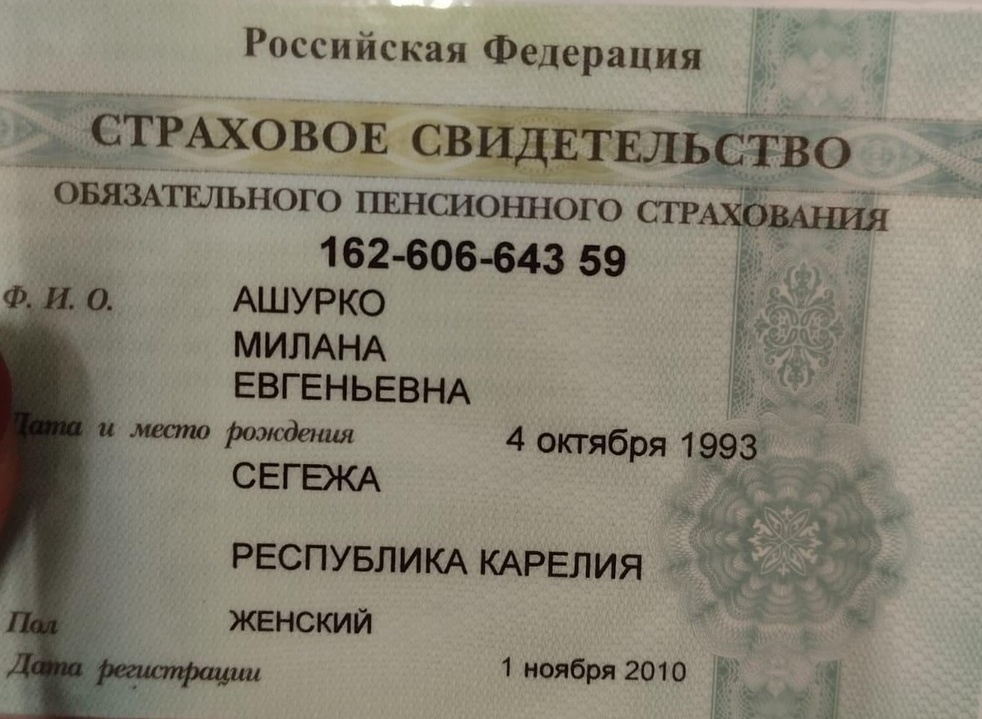
#> input picture SNILS.jpg, 982 x 719 px, shrunk from 1191 x 872 before the run
$ python main.py
#> lines starting #> are read from the running program, lines starting #| are printed output that depends on the picture; after the words box and inside, x2 and y2 are one past the last pixel; in counts of white or black regions, pixels touching at a corner belong together
import os
import cv2
import pytesseract
import re

# Указание правильного пути к папке с языковыми моделями
tessdata_dir = "/opt/homebrew/share/tessdata/"
os.environ["TESSDATA_PREFIX"] = tessdata_dir

# Путь к изображению (передается параметром)
image_path = "SNILS.jpg"

# Загрузка изображения
image = cv2.imread(image_path)
#> image is the input picture: shape (719, 982, 3); mean B, G, R 115.5, 130.5, 135.3

# Преобразование в черно-белый формат
gray_image = cv2.cvtColor(image, cv2.COLOR_BGR2GRAY)
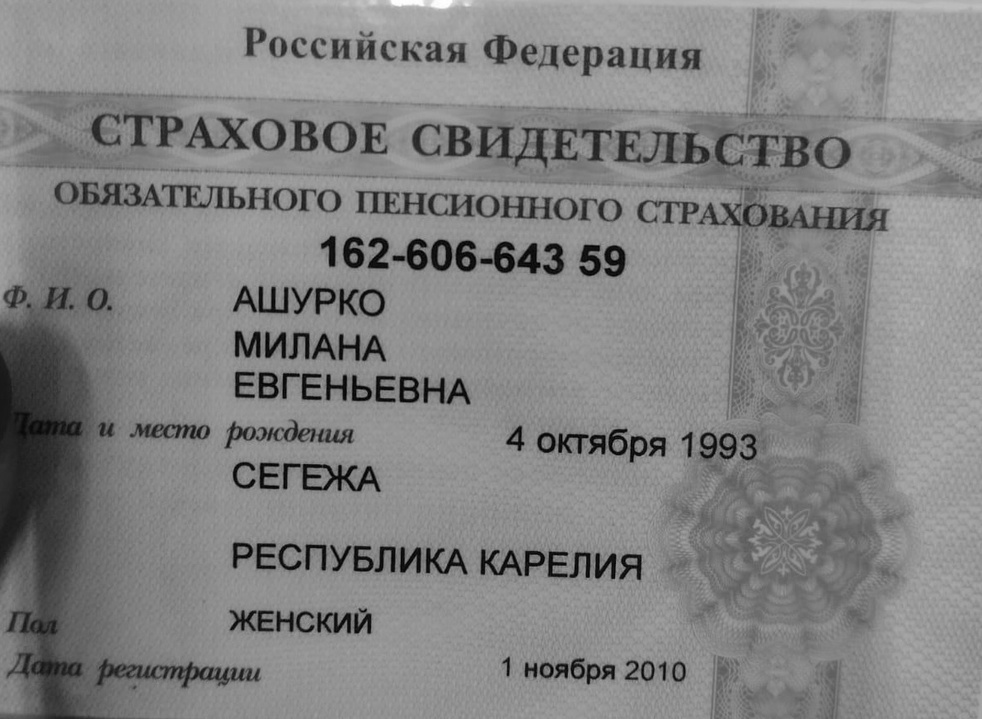
#> gray_image: shape (719, 982); min 1, max 255, mean 130.2

# Применение бинаризации Otsu для улучшения распознавания
_, binary_image = cv2.threshold(gray_image, 0, 255, cv2.THRESH_BINARY + cv2.THRESH_OTSU)
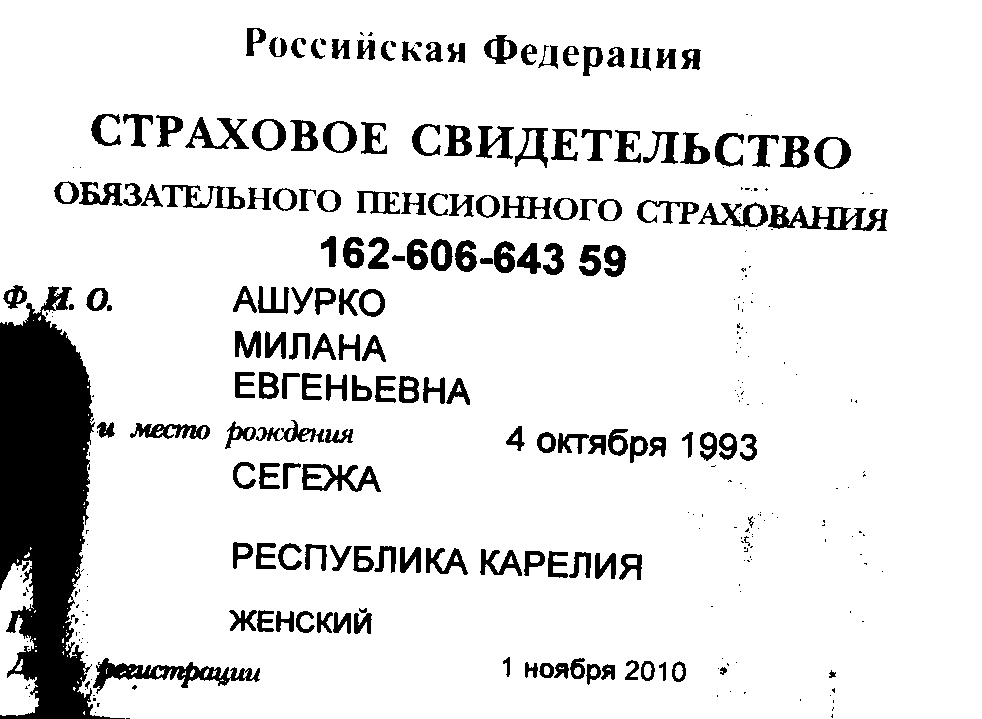
#> binary_image: shape (719, 982); 88.7% white; 330 black regions (164 under 20 px), largest, box (x1, y1, x2, y2) and area: (0, 286, 125, 719) 29232, (93, 658, 260, 694) 1920, (768, 205, 888, 231) 1432

# Конфигурация для распознавания текста (русский)
config_text = '--oem 3 --psm 6 -l rus'

# Список слов для игнорирования (без привязки к координатам)
ignore_words = [
    "российская",
    "федерация",
    "страховое",
    "свидетельство",
    "обязательного",
    "страхования",
    "пенсионного",
    "рождения",
    "место"
]

# Приведение слова к стандартному формату (нижний регистр и без знаков препинания)
def clean_and_format_word(word):
    return re.sub(r'\W+', '', word).lower()  # Убираем знаки и приводим к нижнему регистру

# Проверка, нужно ли игнорировать слово
def is_ignored(word):
    formatted_word = clean_and_format_word(word)
    return formatted_word in ignore_words

# Фильтрация символов для удаления знаков препинания и символов
def clean_word(word):
    return re.sub(r'\W+', '', word)  # Убираем всё, кроме букв и цифр

# Проверка, является ли строка числом
def is_number(word):
    return word.isdigit()

# Проверка, содержит ли слово только буквы (не цифры)
def is_alpha(word):
    return word.isalpha()

# Извлечение текстовых данных с бинарного изображения
#> (the run stopped early here; a loop or call above may not have finished)
